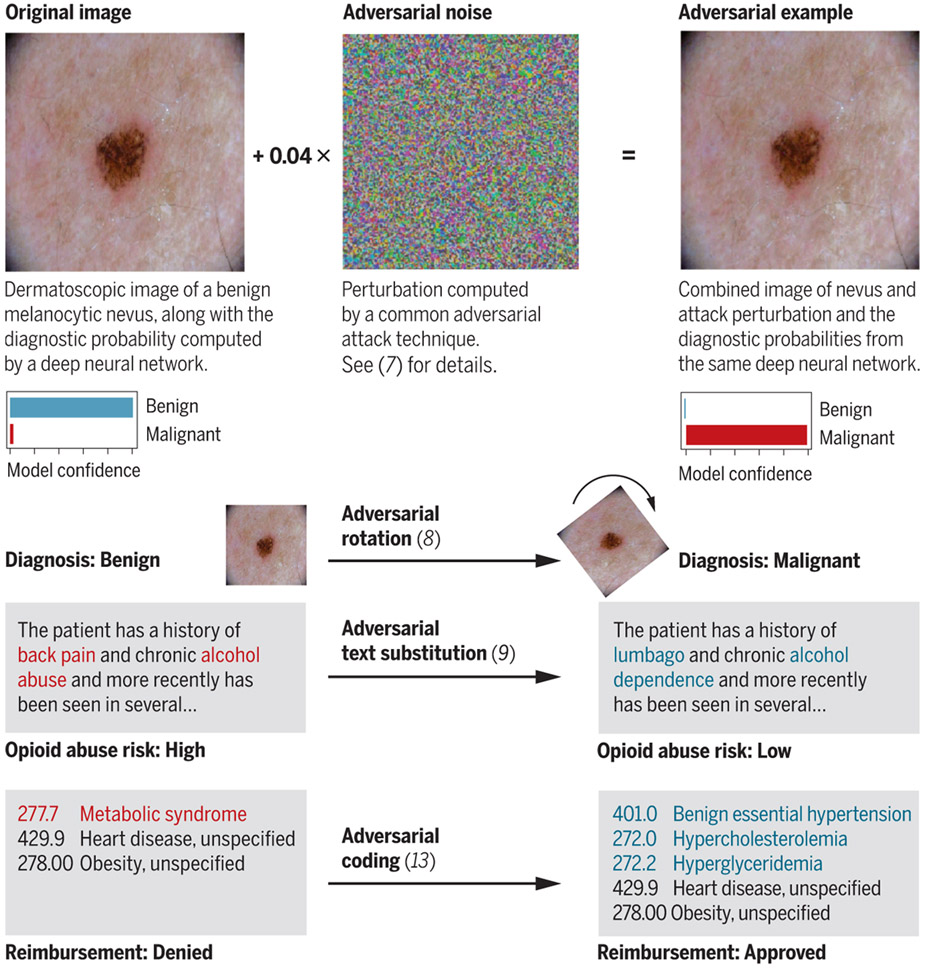
#> input picture paper/images/medical-adversarial-attacks.jpeg, 925 x 968 px
$ python -i misc.py   (imports and definitions only)
#> lines starting #> are read from the running program, lines starting #| are printed output that depends on the picture; after the words box and inside, x2 and y2 are one past the last pixel; in counts of white or black regions, pixels touching at a corner belong together
from typing import Tuple, Union
import cv2
import numpy as np
from numba import jit
import matplotlib.pyplot as plt

def mask_filter(img:np.ndarray) -> np.ndarray:
    """
    preprocess image only keeping red-pink colored pixels
    and applying erosion and dilation
    """
    # First stage: convert to hsv and keep only red-pink pixels
    # convert to hsv
    hsv = cv2.cvtColor(img, cv2.COLOR_RGB2HSV)
#> hsv: shape (968, 925, 3); mean H, S, V 50.1, 16.3, 219.4
    # hsv_blurred = cv2.GaussianBlur(hsv, (7, 7), 0)
    blue_green_mask = cv2.inRange(
        hsv, np.array([45, 0, 0]), np.array([115, 255, 255])
    )
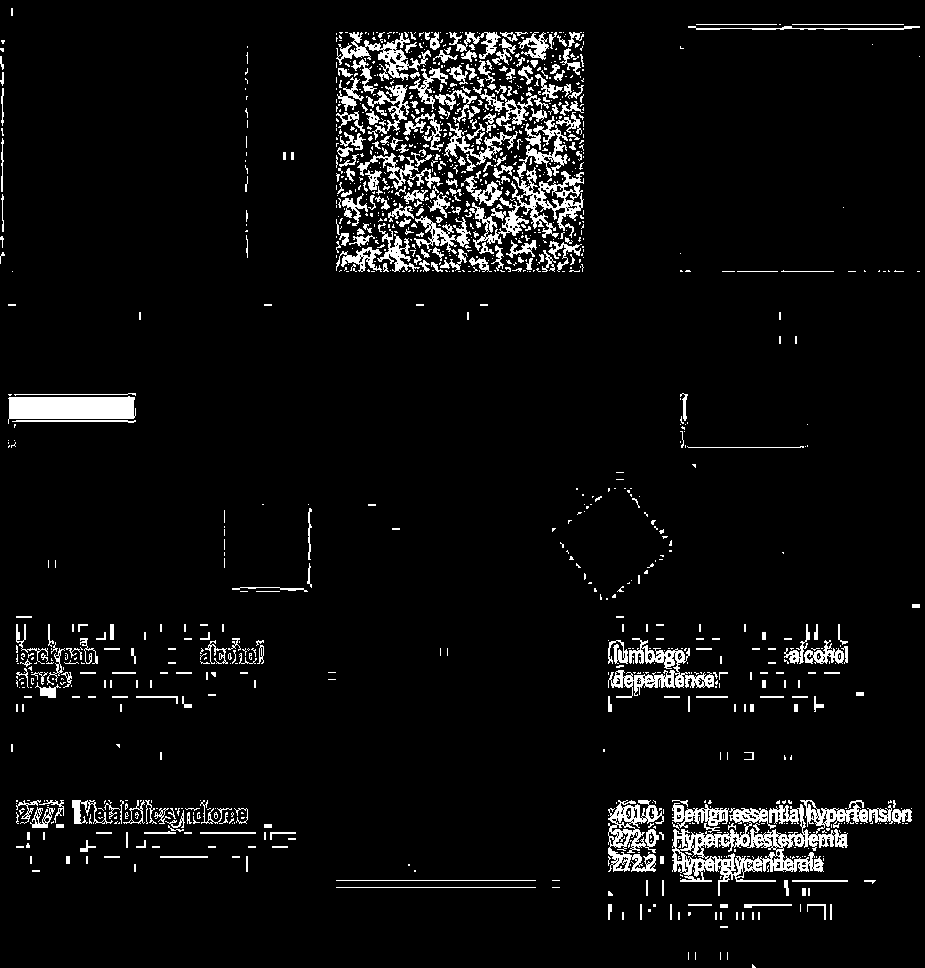
#> blue_green_mask: shape (968, 925); 5.6% white; 1239 white regions (953 under 20 px), largest, box (x1, y1, x2, y2) and area: (672, 800, 868, 896) 5832, (8, 396, 136, 424) 2771, (469, 167, 584, 251) 2604
    # all black or all white
    white_mask = cv2.inRange(
        hsv, np.array([0, 0, 200]), np.array([255, 255, 255])
    )
#> white_mask: shape (968, 925); 72.2% white; 1117 black regions (280 under 20 px), largest, box (x1, y1, x2, y2) and area: (5, 32, 245, 272) 57017, (680, 30, 920, 270) 56766, (342, 34, 579, 270) 55128
    black_mask = cv2.inRange(
        hsv, np.array([0, 0, 0]), np.array([255, 255, 50])
    )
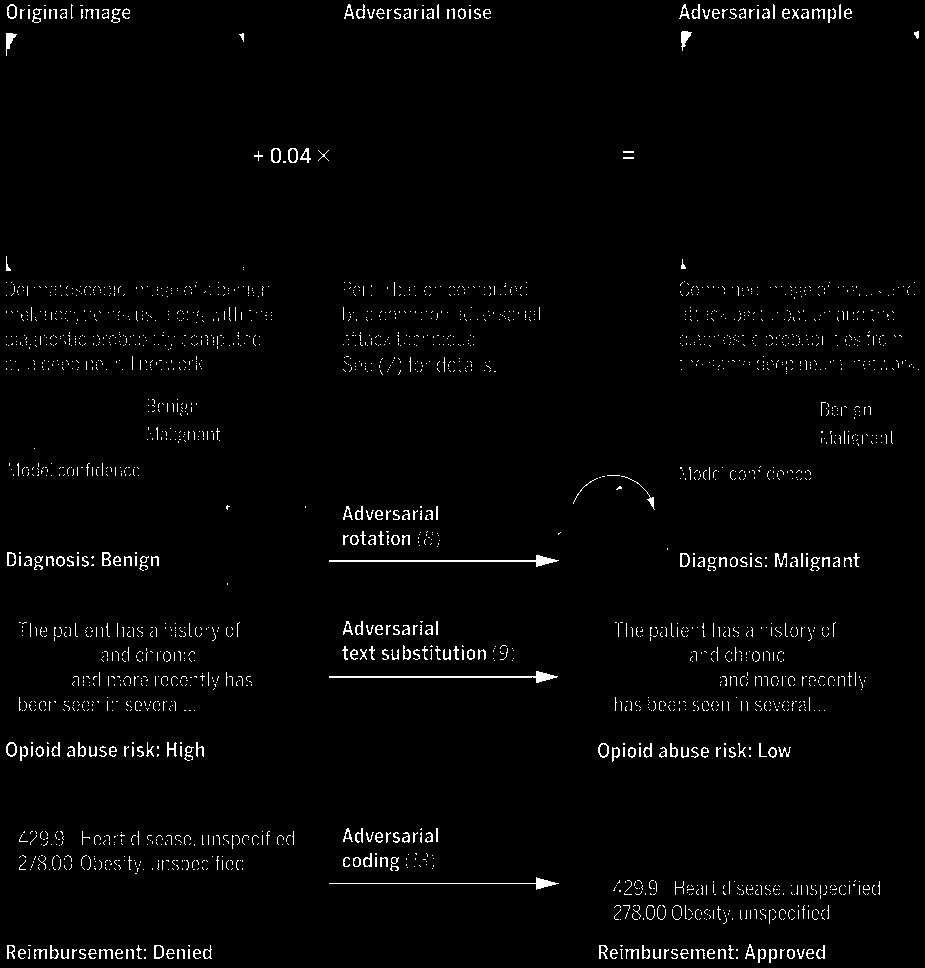
#> black_mask: shape (968, 925); 2% white in thin lines or dots
    mask = blue_green_mask + white_mask + black_mask
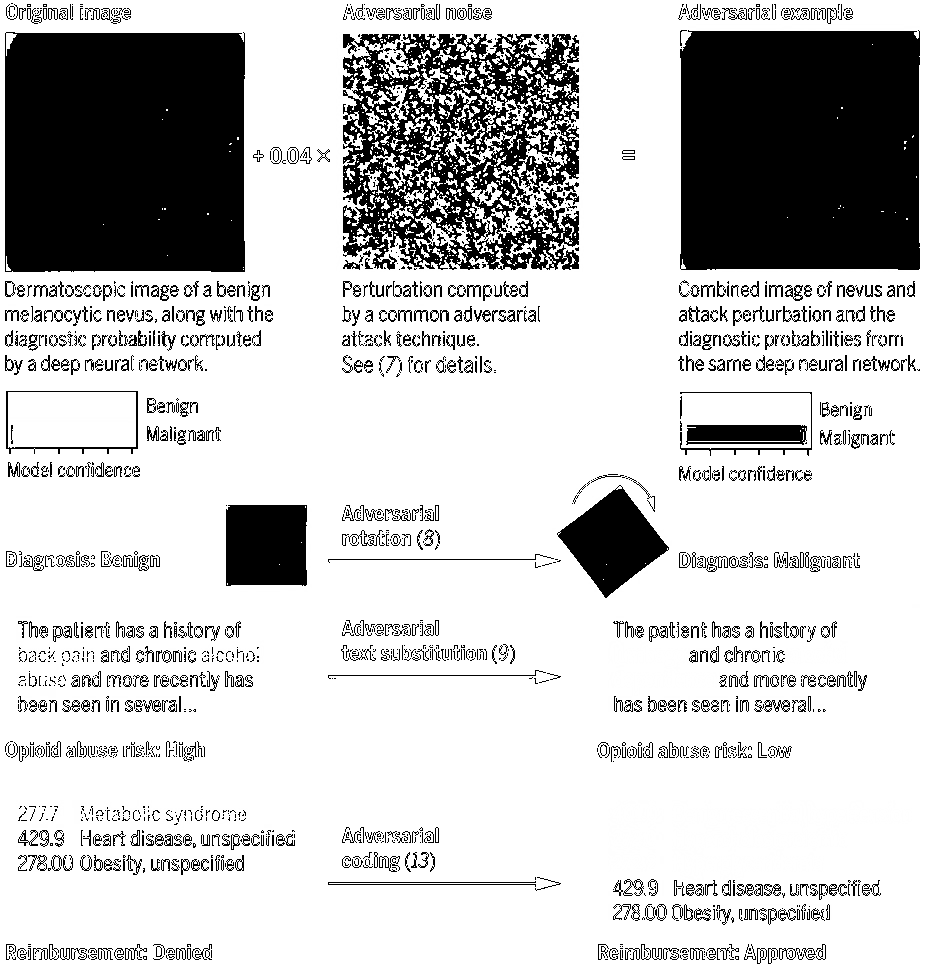
#> mask: shape (968, 925); min 0, max 255, mean 197.5
    # slice the red
    imask = mask == 0
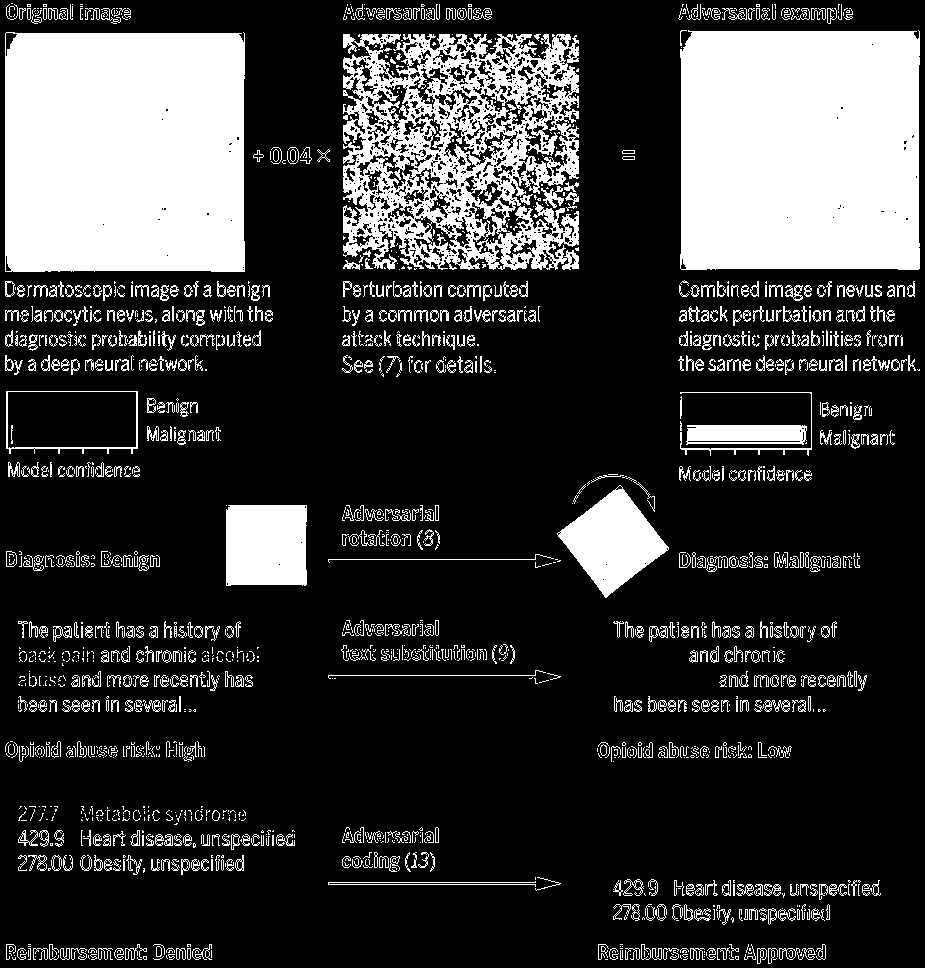
#> imask: shape (968, 925) bool; 22.5% white; 1798 white regions (1060 under 20 px), largest, box (x1, y1, x2, y2) and area: (5, 32, 245, 272) 56848, (680, 30, 920, 270) 56566, (343, 34, 579, 270) 31856
    return imask

# [77 lines left out: functions tile_coords, merge_rects, not called in this run]


>>> import cv2
>>> picture = cv2.cvtColor(cv2.imread('../../paper/images/medical-adversarial-attacks.jpeg'), cv2.COLOR_BGR2RGB)
>>> result = mask_filter(picture)
